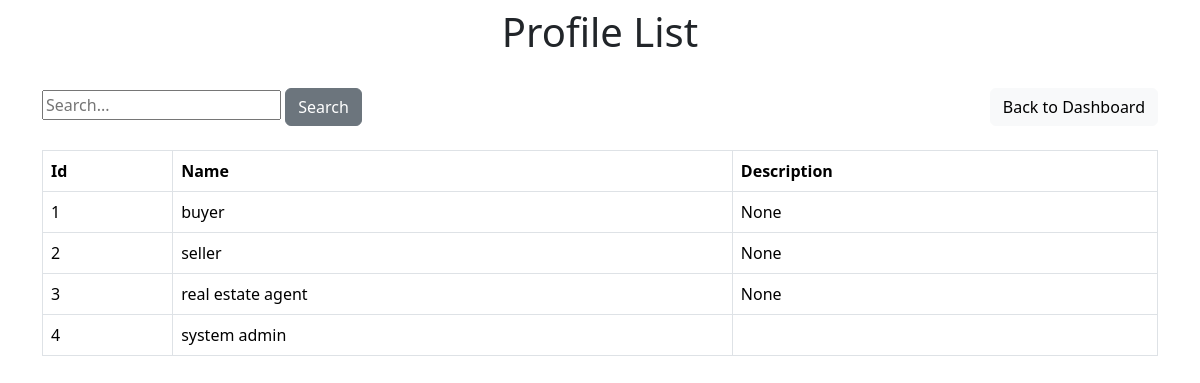
Screenshot of /displayProfiles with the database file from the repository.
### app/entity/models.py (models this page shows, shortened)
class UserProfile(Base):
    __tablename__ = "user_profile"
    profile_id = Column(Integer, primary_key=True, autoincrement=True, unique=True)
    roles = Column(String(255), unique=True)
    description = Column(String(255), nullable=True)
    suspend_status = Column(Boolean, nullable=False)
    user = relationship("User", back_populates="userprofile")
    @classmethod
    def get_all_profiles(cls):
        profiles = session.query(cls).filter(cls.suspend_status==False).all()
        return profiles

### app/boundary/systemAdminBoundary.py (the view)
    @adminBP.route('/displayProfiles', methods=['POST', 'GET'])
    def displayProfile():
        view_profile = ViewProfileController()
        profile_list = view_profile.viewProfiles()
        return render_template('systemAdmin/view-profiles.html', title="All Profile", profiles=profile_list)

### app/control/adminController.py (called while the page is built)
    def viewProfiles(self):
        profile_list = UserProfile.get_all_profiles()
        return profile_list

### app/templates/systemAdmin/view-profiles.html (shortened to what this page needs)
{% extends 'base.html' %}
{% block body %}
<div class="container">
    <div class="my-2">
        <h1 style="text-align: center;"> Profile List </h1> <br>
        <div style="display: flex; justify-content: space-between; align-items: center;">
            <div>
                <form action="/searchProfile" method="POST">
                    <input type="text" id="query" name="query" placeholder="Search...">
                    <button class="btn btn-secondary" type="submit">Search</button>
                </form>
            </div>
            <div>
                <button class="btn btn-light" style="margin-right: auto;" onclick="back()">Back to Dashboard</button>
            </div>
        </div><br>
        <div class="table-responsive">
            <table class="table table-bordered">
                <thead>
                    <tr>
                        <th>Id</th>
                        <th>Name</th>
                        <th>Description</th>
                    </tr>
                </thead>
                <tbody>
                    {% for profile in profiles %}
                    <tr>
                        <td>{{profile.profile_id}}</td>
                        <td>{{profile.roles}}</td>
                        <td>{{profile.description}}</td>
                    </tr>
                    {% endfor %}
                </tbody>
            </table>
        </div>
    </div>
</div>
{% endblock %}

### rows the page displays
UserProfile: profile_id "1", roles "buyer", description "None"
UserProfile: profile_id "2", roles "seller", description "None"
UserProfile: profile_id "3", roles "real estate agent", description "None"
UserProfile: profile_id "4", roles "system admin"
